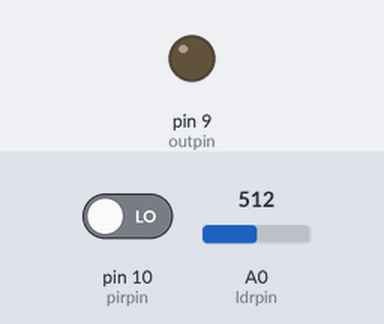
The sketch below on a simulated Arduino Uno, built with avr-gcc and run on an emulated ATmega328P. Parts: output pins drawn as LEDs (lit = HIGH). The inputs (shaded band) are chosen by the test bench; at power-on: A0 (ldrpin) = 512, pin 10 (pirpin) LOW.

Above: at 1.2 s.
1.3 s: A0 (ldrpin) set to 884
2.8 s: A0 (ldrpin) set to 911
At 4.0 s:
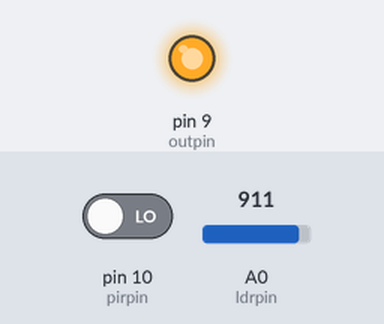
4.3 s: A0 (ldrpin) set to 890
At 5.1 s:
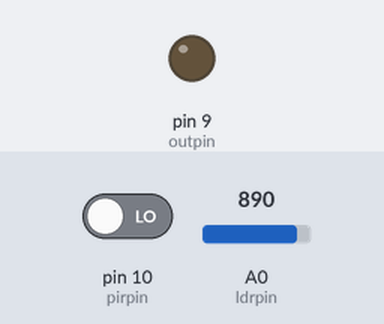
5.8 s: A0 (ldrpin) set to 900
At 10.15 s:
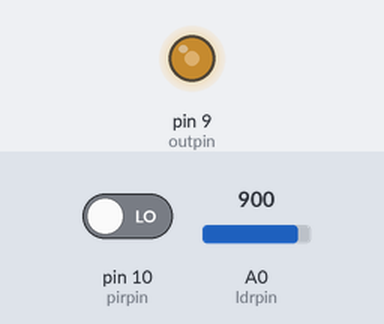
10.3 s: pin 10 (pirpin) driven HIGH
At 10.9 s:
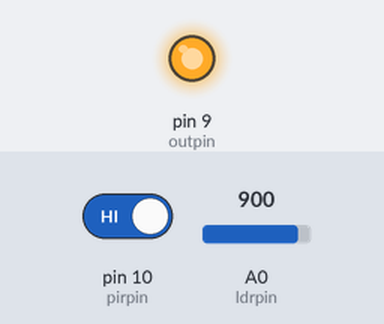
Timing chart, 0 to 12.8 s (numbered marks = the images above; inputs shaded):
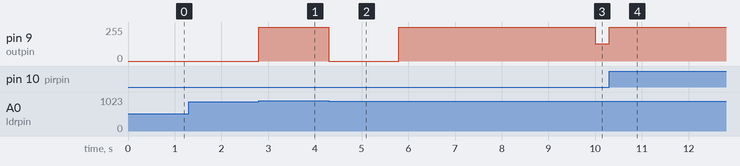

The sketch:

mini_str_light.ino
```cpp
#define ldrpin A0
#define outpin 9
#define pirpin 10

#define mid 128
#define full 255

unsigned long lastMotionTime = 0;

void setup() {
  pinMode(ldrpin, 0);
  pinMode(outpin, 1);
  pinMode(pirpin, 0);
  Serial.begin(9600);
}

void loop() {
  if(analogRead(ldrpin) >= 900)
  {
    if(millis() - lastMotionTime <= 10000)
    {
      analogWrite(outpin, full);
    }
    else {
      analogWrite(outpin, mid);
    }
    if(digitalRead(pirpin))
    {
      lastMotionTime = millis();
    }
  }
  else {
    analogWrite(outpin, 0);
  }
}
```

Measured:
- the behaviour switches between 899 and 900 on A0 (ldrpin) (found by bisection; images 0 and 1)
- after the input at 1.3 s, every drawn part: stays the same
- after the input at 2.8 s, pin 9 (outpin): 0/255 → 255/255 at once
- after the input at 4.3 s, pin 9 (outpin): 255/255 → 0/255 at once
- after the input at 5.8 s, pin 9 (outpin): 0/255 → 255/255 at once, → 128/255 4.2 s later
- after the input at 10.3 s, pin 9 (outpin): 128/255 → 255/255 at once
